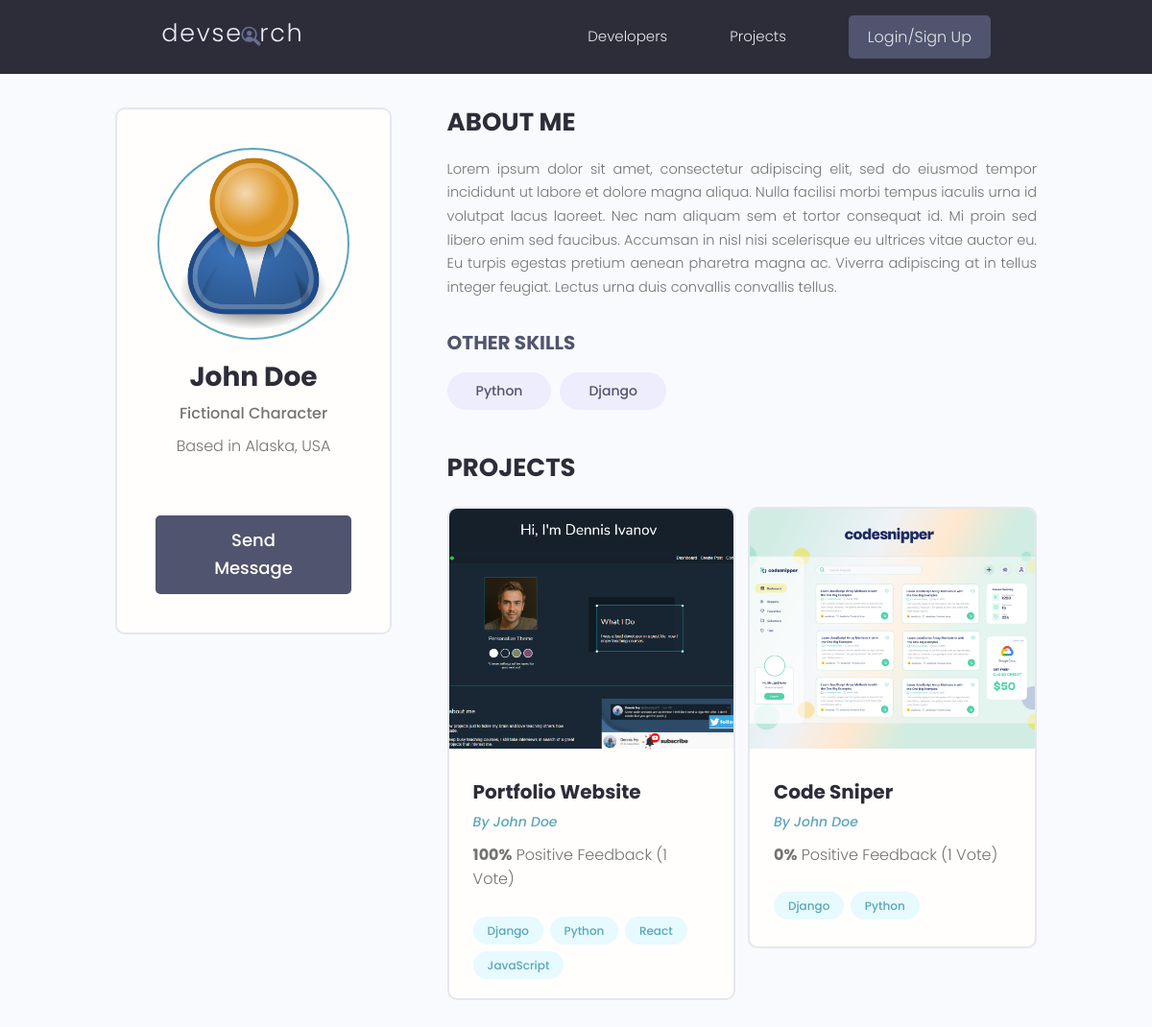
Before: /profile/6d727034-66b5-4e45-bc31-be45330ccdcc/ with the older database file.
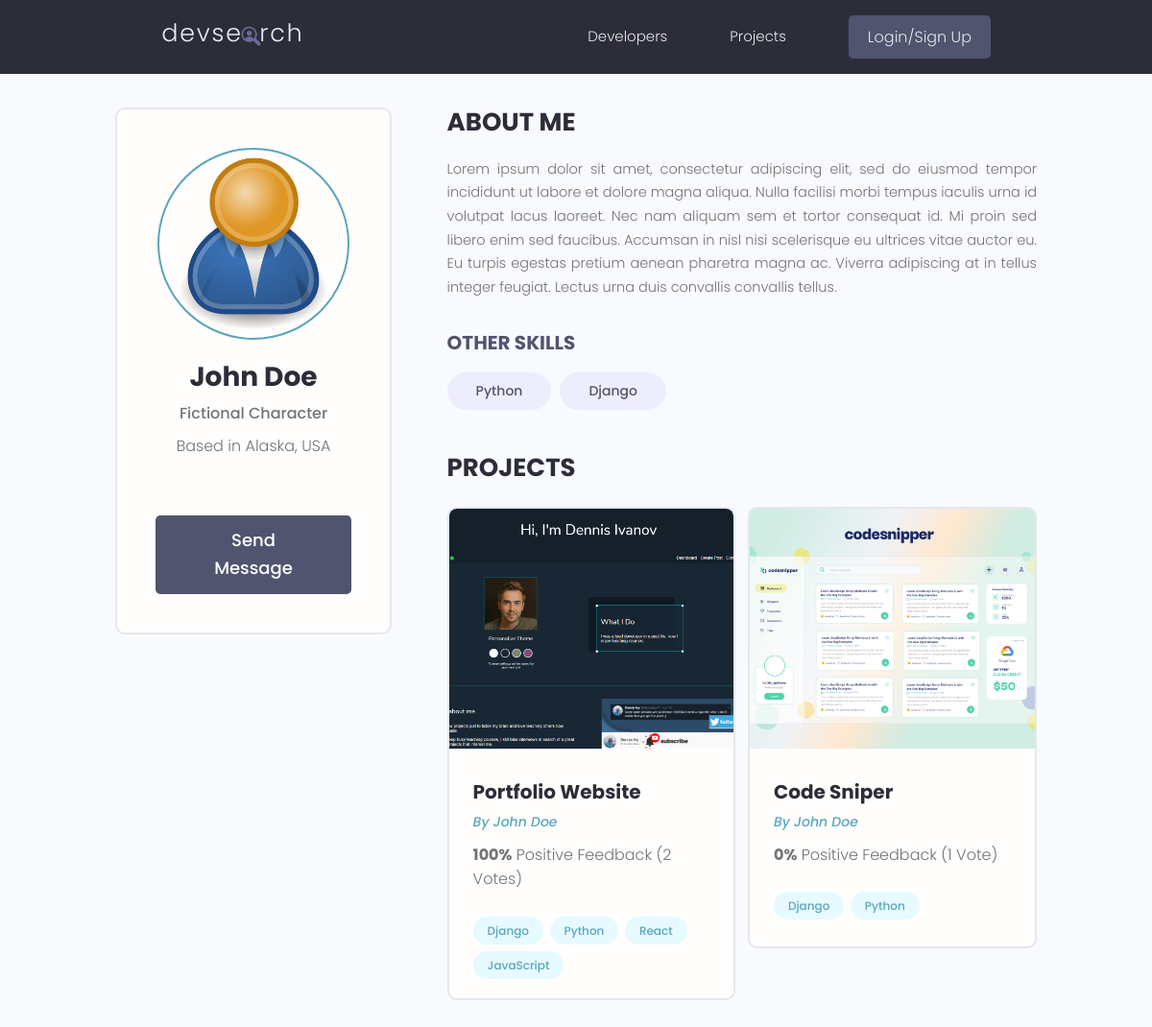
After: the same page with the newer database file.
### projects/models.py (models this page shows, shortened)
class Project(models.Model):
    owner = models.ForeignKey(Profile, null=True, blank=True, on_delete=models.CASCADE)
    title = models.CharField(max_length=200)
    description = models.TextField(null=True, blank=True)
    featured_image = models.ImageField(null=True, blank=True, default="default.jpg")
    demo_link = models.CharField(max_length=2000, null=True, blank=True)
    source_link = models.CharField(max_length=2000, null=True, blank=True)
    tags = models.ManyToManyField('Tag', blank=True)
    vote_count = models.IntegerField(default=0, null=True, blank=True)
    vote_ratio = models.IntegerField(default=0, null=True, blank=True)
    created = models.DateTimeField(auto_now_add=True)
    id = models.UUIDField(default=uuid.uuid4, unique=True, primary_key=True, editable=False)
    class Meta:
        ordering = ["-vote_ratio", "-vote_count", 'title']
    @property
    def imageURL(self):
        try:
            url = self.featured_image.url
        except:
            url = ""
        return url

### users/models.py (models this page shows, shortened)
class Profile(models.Model):
    user = models.OneToOneField(User, on_delete=models.CASCADE, null=True, blank=True)
    name = models.CharField(max_length=200, null=True, blank=True)
    email = models.EmailField(max_length=500, null=True, blank=True)
    username = models.CharField(max_length=200, null=True, blank=True)
    location = models.CharField(max_length=200, null=True, blank=True)
    short_intro = models.CharField(max_length=200, null=True, blank=True)
    bio = models.TextField(null=True, blank=True)
    profile_image = models.ImageField(null=True, blank=True, upload_to="profiles/", default="profiles/user-default.png")
    social_github = models.CharField(max_length=500, null=True, blank=True)
    social_stackoverflow = models.CharField(max_length=500, null=True, blank=True)
    social_twitter = models.CharField(max_length=500, null=True, blank=True)
    social_linkedin = models.CharField(max_length=500, null=True, blank=True)
    social_youtube = models.CharField(max_length=500, null=True, blank=True)
    social_website = models.CharField(max_length=500, null=True, blank=True)
    created = models.DateTimeField(auto_now_add=True)
    id = models.UUIDField(default=uuid.uuid4, unique=True, primary_key=True, editable=False)

### users/views.py (the view)
# urls.py: path('profile/<str:pk>/', views.userProfile, name="user-profile"),
def userProfile(request, pk):
    profile = Profile.objects.get(id=pk)
    topSkills = profile.skill_set.exclude(description__exact="")
    otherSkills = profile.skill_set.filter(description="")
    context = {
        'profile': profile,
        'topSkills': topSkills,
        'otherSkills': otherSkills
    }
    return render(request, 'users/user-profile.html', context)

### projects/models.py (called while the page is built)
    def __str__(self):
        return self.name

### users/models.py (called while the page is built)
    def __str__(self):
        return self.name

### users/templates/users/user-profile.html (shortened to what this page needs)
{% extends 'main.html' %}
{% block content %}
<main class="profile my-md">
    <div class="container">
        <div class="layout">
            <div class="column column--1of3">
                <div class="card text-center">
                    <div class="card__body dev">
                        <img class="avatar avatar--xl" src="{{ profile.profile_image.url }}" />
                        <h2 class="dev__name">{{profile.name}}</h2>
                        <p class="dev__title">{{profile.short_intro}}</p>
                        <p class="dev__location">Based in {{profile.location}}</p>
                        {% if request.user.profile.id != profile.id %}
                        <a href="{% url 'create-message' profile.id %}" class=" btn btn--sub btn--lg">Send
                            Message </a>
                        {% endif %}
                    </div>
                </div>
            </div>
            <div class="column column--2of3">
                <div class="devInfo">
                    <h3 class="devInfo__title">About Me</h3>
                    <p class="devInfo__about">{{ profile.bio }}</p>
                </div>
                <div class="devInfo">
                    <div class="devInfo__skills">
                        {% if otherSkills|length %}
                        <h3 class="devInfo__subtitle">Other Skills</h3>
                        {% endif %}
                        <div class="devInfo__otherSkills">
                            {% for otherSkill in otherSkills %}
                            <span class="tag tag--pill tag--sub tag--lg">
                                <small>{{ otherSkill }}</small>
                            </span>
                            {% endfor %}
                        </div>
                    </div>
                </div>
                <div class="devInfo">
                    <h3 class="devInfo__title">Projects</h3>
                    <div class="grid grid--two">
                        {% for project in profile.project_set.all %}
                        <div class="column">
                            <div class="card project">
                                <a href="{% url 'project' project.id %}" class="project">
                                    <img class="project__thumbnail" src="{{ project.imageURL }}"
                                        alt="project thumbnail" />
                                    <div class="card__body">
                                        <h3 class="project__title">{{project.title}}</h3>
                                        <p><a class="project__author"
                                                href="{% url 'user-profile' project.owner.id %}">By
                                                {{project.owner.name}}</a>
                                        </p>
                                        <p class="project--rating">
                                            <span style="font-weight: bold;">{{project.vote_ratio}}%</span> Positive
                                            Feedback ({{project.vote_count}} Vote{{ project.vote_count|pluralize:"s" }})
                                        </p>
                                        <div class="project__tags">
                                            {% for tag in project.tags.all %}
                                            <span class="tag tag--pill tag--main">
                                                <small>{{tag}}</small>
                                            </span>
                                            {% endfor %}
                                        </div>
                                    </div>
                                </a>
                            </div>
                        </div>
                        {% endfor %}
                    </div>
                </div>
            </div>
        </div>
    </div>
</main>
{% endblock content %}

Changed rows visible on the page:
changed Project "Portfolio Website": vote_count "1" → "2"
